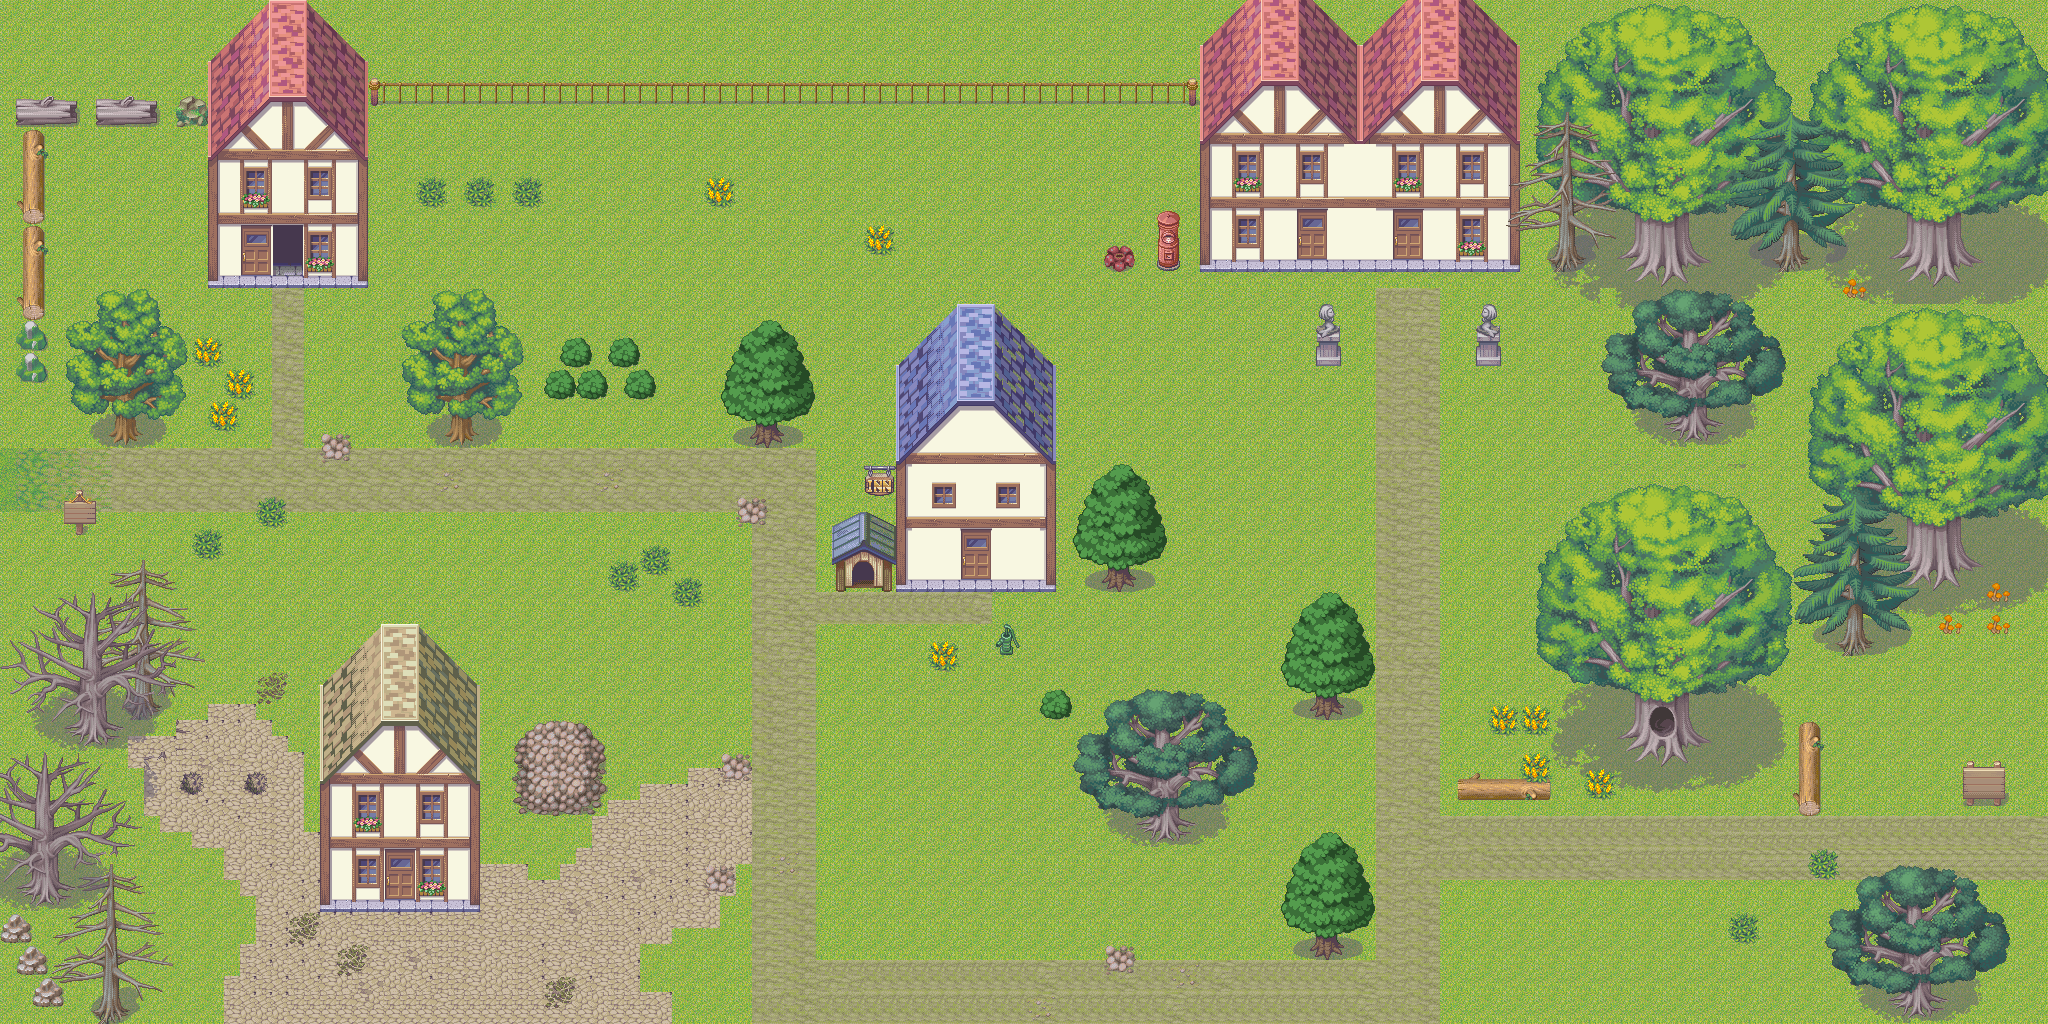

Tiled map render using the project's own tile images. Description and the map definition, with tile-layer contents summarised, below:
An orthogonal 128x64 tile map with 16x16 px tiles, 3 tile layers (background, first, second) and 86 objects (55x barrier, 21x semi-transparent, 7x entrance, spawn-point).

<map version="1.0" orientation="orthogonal" width="128" height="64" tilewidth="16" tileheight="16">
 <properties>
  <property name="sound" value="sounds/village.mp3" />
  <property name="tmx" value="maps/M001.tmx" />
  <property name="trigger" value="scripts/spawn-point.lua" />
 </properties>
 <tileset firstgid="1" name="forest" tilewidth="16" tileheight="16">
  <image source="forest.png" trans="ffffff" width="1024" height="1312" />
 </tileset>
 <layer name="background" width="128" height="64">
  <data>[8192 cells, 8192 non-empty, 4 distinct tile ids]</data>
 </layer>
 <layer name="first" width="128" height="64">
  <data>[8192 cells, 4217 non-empty, 1245 distinct tile ids]</data>
 </layer>
 <layer name="second" width="128" height="64">
  <data>[8192 cells, 939 non-empty, 462 distinct tile ids]</data>
 </layer>
 <objectgroup name="barriers" width="128" height="64">
  <object type="barrier" x="1616" y="720" width="96" height="48" />
  <object type="barrier" x="1616" y="224" width="432" height="48" />
  <object type="barrier" x="1883" y="532" width="96" height="48" />
  <object type="barrier" x="1136" y="816" width="64" height="32" />
  <object type="barrier" x="1885" y="984" width="64" height="32" />
  <object type="barrier" x="1664" y="416" width="64" height="32" />
  <object type="barrier" x="64" y="720" width="64" height="32" />
  <object type="barrier" x="16" y="864" width="64" height="32" />
  <object type="barrier" x="80" y="992" width="64" height="32" />
  <object type="barrier" x="1296" y="688" width="48" height="32" />
  <object type="barrier" x="1296" y="928" width="48" height="32" />
  <object type="barrier" x="1104" y="560" width="48" height="32" />
  <object type="barrier" x="742" y="418" width="48" height="32" />
  <object type="barrier" x="432" y="416" width="48" height="32" />
  <object type="barrier" x="96" y="416" width="48" height="32" />
  <object type="barrier" x="112" y="688" width="48" height="32" />
  <object type="barrier" x="1832" y="625" width="48" height="32" />
  <object type="barrier" x="544" y="352" width="112" height="48" />
  <object type="barrier" x="208" y="48" width="160" height="176" />
  <object type="barrier" x="368" y="80" width="832" height="32" />
  <object type="barrier" x="1200" y="80" width="416" height="128" />
  <object type="barrier" x="1792" y="720" width="32" height="96" />
  <object type="barrier" x="1456" y="768" width="96" height="32" />
  <object type="barrier" x="1952" y="768" width="64" height="48" />
  <object type="barrier" x="720" y="752" width="32" height="32" />
  <object type="barrier" x="736" y="496" width="32" height="32" />
  <object type="barrier" x="1104" y="944" width="32" height="32" />
  <object type="barrier" x="320" y="432" width="32" height="32" />
  <object type="barrier" x="512" y="720" width="96" height="96" />
  <object type="barrier" x="1312" y="336" width="32" height="32" />
  <object type="barrier" x="1472" y="336" width="32" height="32" />
  <object type="barrier" x="1152" y="240" width="144" height="32" />
  <object type="barrier" x="320" y="784" width="160" height="64" />
  <object type="barrier" x="896" y="464" width="160" height="64" />
  <object type="barrier" x="48" y="96" width="160" height="32" />
  <object type="barrier" x="0" y="96" width="48" height="288" />
  <object type="barrier" x="0" y="912" width="64" height="112" />
  <object type="barrier" x="832" y="544" width="128" height="48" />
  <object type="barrier" x="64" y="512" width="32" height="32" />
  <object type="barrier" x="320" y="432" width="32" height="32" />
  <object type="barrier" x="1104" y="944" width="32" height="32" />
  <object type="barrier" x="1040" y="688" width="32" height="32" />
  <object type="barrier" x="320" y="432" width="32" height="32" />
  <object type="barrier" x="992" y="624" width="32" height="32" />
  <object type="barrier" x="704" y="864" width="32" height="32" />
  <object type="barrier" x="2048" y="224" width="16" height="800" />
  <object type="barrier" x="-16" y="256" width="16" height="800" />
  <object type="barrier" x="-16" y="1024" width="2080" height="32" />
  <object type="barrier" x="304" y="224" width="64" height="64" />
  <object type="barrier" x="208" y="224" width="64" height="64" />
  <object type="barrier" x="416" y="848" width="64" height="64" />
  <object type="barrier" x="320" y="848" width="64" height="64" />
  <object type="barrier" x="992" y="528" width="64" height="64" />
  <object type="barrier" x="1328" y="208" width="64" height="64" />
  <object type="barrier" x="1424" y="208" width="192" height="64" />
 </objectgroup>
 <objectgroup color="#23a400" name="entrances" width="128" height="64">
  <object name="village-west" type="entrance" x="0" y="432" width="32" height="96">
   <properties>
    <property name="ID" value="M101" />
    <property name="dest" value="forest-1-east" />
   </properties>
  </object>
  <object name="village-h1" type="entrance" x="272" y="224" width="32" height="80">
   <properties>
    <property name="ID" value="M002" />
    <property name="dest" value="house1" />
   </properties>
  </object>
  <object name="village-h2" type="entrance" x="384" y="848" width="32" height="80">
   <properties>
    <property name="ID" value="M003" />
    <property name="dest" value="house2" />
   </properties>
  </object>
  <object name="village-h3" type="entrance" x="960" y="528" width="32" height="80">
   <properties>
    <property name="ID" value="M004" />
    <property name="dest" value="house3" />
   </properties>
  </object>
  <object name="village-h4-1" type="entrance" x="1296" y="208" width="32" height="80">
   <properties>
    <property name="ID" value="M005" />
    <property name="dest" value="house4-1" />
   </properties>
  </object>
  <object name="village-h4-2" type="entrance" x="1392" y="208" width="32" height="80">
   <properties>
    <property name="ID" value="M005" />
    <property name="dest" value="house4-2" />
   </properties>
  </object>
  <object name="village-east" type="entrance" x="2016" y="816" width="32" height="64">
   <properties>
    <property name="ID" value="M102" />
    <property name="dest" value="forest-2-south-3" />
   </properties>
  </object>
 </objectgroup>
 <objectgroup color="#0000ff" name="semi-transparents" width="128" height="64">
  <object type="semi-transparent" x="1824" y="864" width="192" height="160" />
  <object type="semi-transparent" x="1808" y="304" width="240" height="224" />
  <object type="semi-transparent" x="1536" y="480" width="256" height="240" />
  <object type="semi-transparent" x="1792" y="528" width="128" height="128" />
  <object type="semi-transparent" x="1072" y="464" width="96" height="128" />
  <object type="semi-transparent" x="720" y="320" width="96" height="128" />
  <object type="semi-transparent" x="1280" y="832" width="96" height="128" />
  <object type="semi-transparent" x="1280" y="592" width="96" height="128" />
  <object type="semi-transparent" x="1072" y="688" width="192" height="160" />
  <object type="semi-transparent" x="320" y="624" width="160" height="160" />
  <object type="semi-transparent" x="400" y="288" width="128" height="160" />
  <object type="semi-transparent" x="64" y="288" width="128" height="160" />
  <object type="semi-transparent" x="0" y="560" width="144" height="480" />
  <object type="semi-transparent" x="144" y="560" width="64" height="128" />
  <object type="semi-transparent" x="320" y="624" width="160" height="160" />
  <object type="semi-transparent" x="896" y="304" width="160" height="160" />
  <object type="semi-transparent" x="1312" y="304" width="32" height="64" />
  <object type="semi-transparent" x="1472" y="304" width="32" height="64" />
  <object type="semi-transparent" x="1600" y="288" width="192" height="144" />
  </objectgroup>
 <objectgroup color="#ffff7f" name="objects" width="128" height="64">
  <!-- 3 objects omitted --></objectgroup>
</map>
<!-- 5 of 86 objects omitted -->
